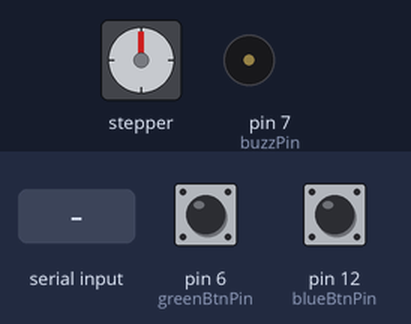
This sketch was run on a simulated Arduino Uno, built with avr-gcc and run on an emulated ATmega328P. On the bench: stepper motor, buzzer (waves = sounding, pin HIGH). Inputs (shaded band) come from the test bench; at power-on: pin 12 (blueBtnPin) LOW, pin 6 (greenBtnPin) LOW. Stepper angles assume 4096 steps per turn.

Above: at 1.2 s.
1.3 s: "1" received over the second serial link
At 3.6 s:
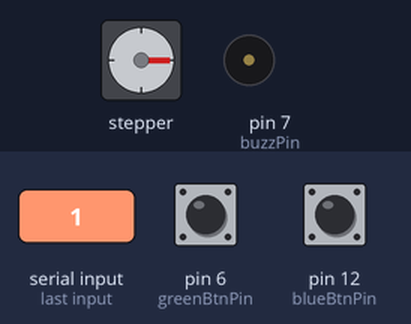
3.9 s: pin 12 (blueBtnPin) pulled HIGH for 0.15 s
At 6.06 s:
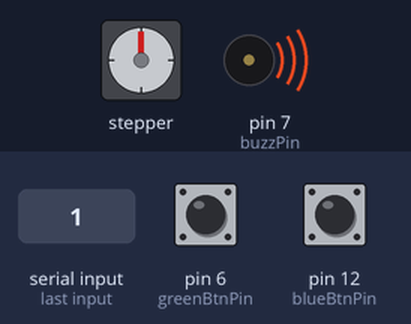
Timing chart, 0 to 7.7 s (numbered marks = the images above; inputs shaded):
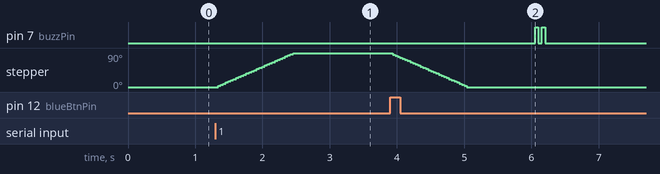

The sketch:

SmartDeliveryBox.ino
```cpp
/*********************************************************************************************************************
 *
 * File Name: SmartDeliveryBox
 *
 * Description: This is the code used in my final year project. It allows an arduino to commincate with
 *              a HC-06 module and a fingerprint sensor in order to rotate a motor to an open or close position.
 *              This code also takes an analog reading from an infrared senor and depending on this reading
 *              will sound the buzzer appropriately
 *
 * Programmer: Gordon Hegarty
 *
 * Date: 26/4/2021
 *
 *********************************************************************************************************************/

#include <AccelStepper.h>
#include <SoftwareSerial.h>
#include <Adafruit_Fingerprint.h>

#define motorPin1 8
#define motorPin2 9
#define motorPin3 10
#define motorPin4 11
#define MotorInterfaceType 8            /*Type 8 is for a 4 wire stepper motor which uses 4 pins of the Arduino. This type of motor was used in this project*/
#define open 1
#define close 0
#define BTDefault 0
#define BTClose 1
#define BTOpen 2

SoftwareSerial hc06(2, 3);              /* Arduino pin 2 (TXD of HC06), pin 3 (RXD of HC06)*/
SoftwareSerial fingerSensor(4, 5);      /*Arduino pin 4 to white wire(Receive of fingerprint), pin 5 to green wire(Transmit of fingerprint)*/
Adafruit_Fingerprint finger = Adafruit_Fingerprint(&fingerSensor);  /*Sets up sensore with a stream for serial communication*/
AccelStepper stepper = AccelStepper(MotorInterfaceType, motorPin1, motorPin3, motorPin2, motorPin4); /*Type of motor being used. Sequence pins are energised*/

char BluetoothData = 0;                 /*Variable to store received Bluetooth Data*/
const int IRSensorPin = A0;             /*Infrared light sensor is conected to pin A0 on Arduino*/
const int buzzPin = 7;                  /*Buzzer is connected to pin 7 on Arduino*/
const int greenBtnPin = 6;              /*Green button to activate fingerprint sensor is connected to pin 6 of the Arduino*/
const int blueBtnPin = 12;              /*Blue button to rotate motor to close position is connected to pin 12 on arduino*/

uint8_t fingerprint;                    /*Variable used to store fingerprints*/
static char boxState = close;           /*Variable to keep track of if the box has been opened or closed*/
int BTState = BTDefault;                /*Variable to store state of Bluetooth signal received (If the open or close button was pressed on the app)*/

void setup() {

  Serial.begin(9600);                   /*Begin Serial communication with Arduino and laptop*/
  stepper.setMaxSpeed(1000);            /*Set speed of motor*/
  pinMode(buzzPin, OUTPUT);             /*Declare buzzer as output*/
  pinMode(IRSensorPin, INPUT);          /*Declare IR light sensor as input*/
  pinMode(greenBtnPin, INPUT);          /*Declare green button as input*/
  pinMode(blueBtnPin, INPUT);           /*Declare blue button as input*/

}

void loop() {
  int greenBtnState;
  int blueBtnState;

  greenBtnState = digitalRead(greenBtnPin);   /*Check the state of the green button and store in variable greenBtnState*/

  if (greenBtnState == HIGH){                 /*If green button is pressed*/
    checkFinger();                            /*Perform function to check the fingerprint*/
  }

  else {                                      /*If green button is not pressed*/
    hc06.begin(9600);                         /*Begin communication between Arduino and HC06*/
    if (hc06.available()){                    /*If HC06 is available*/
      checkBTData();                          /*Perform function to get Bluetooth data*/
    }

    blueBtnState = digitalRead(blueBtnPin);   /*Store the state of close button in variable closeBtn*/
    if (blueBtnState == HIGH){                /*If a the close button on the app was pressed*/
      if (boxState != close){                 /*If the box is already closed, do NOT rotate the motor*/
          closeMotor();                       /*Perform function to rotate motor to close position*/
      }
    }
  }
}
/*This function begins serial communication between the arduino and the fingerprint sensor.
 * The fingerprint sensor takes an image of the finger placed on the glass
 * This image is then converted to a template
 * This template is compared to all the previously stored templates in the fingerprint sensor.
 * In order to get a match the newly created template must match a previously enrolled fingerprint.
 * If the finger matches and the box is closed, perform the function to rotate the motor to the open position
 */
void checkFinger (void){

  finger.begin(57600);                                     /*Begin communication with fingerprint sensor*/
  finger.getParameters();                                  /*Get fingerprint sensor parameters, Baud rate, Capacity, Device Address*/

  fingerprint = finger.getImage();                         /*Take image of fingerprint*/
  fingerprint = finger.image2Tz();                         /*Turn image into a new template*/
  fingerprint = finger.fingerSearch();                     /*Search for new template in stored template*/

  if(fingerprint == FINGERPRINT_OK && boxState == close){  /*If fingerprint matches and the box is closed*/
    openMotor();                                           /*Open the box*/
  }
}

/*This function begins the serial communication between the HC06 and the arduino
 * It then reads the data received from the HC06 and stores it in the variable BluetoothData
 * If BluetoothData is a '0' that means the person using the app pressed the CLOSE button on the app and
 * wants to the motor to rotate to the CLOSE position
 * if BluetoothData is a '1' that means the person using the app pressed the OPEN button on the app and
 * wants the motor to rotate to the OPEN position
 * The openMotor function will only run if an OPEN signal was received and the box is not already OPEN
 * The closemotor function will only run if a CLOSE signal was received and the box is not already CLOSED
 */
void checkBTData (void){

  hc06.begin(9600);                 /*Begin communication between Arduino and HC06*/
  BluetoothData = hc06.read();      /*Read the data from HC06 and store in variable BluetoothData*/

  if (BluetoothData == '0'){        /*If a 0 is received*/
    BTState = BTClose;              /*That means the close button was pressed on the app*/
  }
  else if (BluetoothData == '1'){   /*If a 1 is received*/
    BTState = BTOpen;               /*That means the Open button was pressed on the app*/
  }

  if (BTState == BTOpen){           /*If the Open button on the app was pressed*/
    if (boxState != open){          /*If the box is already open, do NOT rotate the motor*/
      openMotor();                  /*Perform function to rotate motor to open position*/
    }
  }
  else if (BTState == BTClose){     /*If a the close button on the app was pressed*/
    if (boxState != close){         /*If the box is already closed, do NOT rotate the motor*/
      closeMotor();                 /*Perform function to rotate motor to close position*/
    }
  }

}

/* This function is used to rotate the motor to the CLOSE position
 *  The motor can perform 4096 steps in 1 full revolution therefor 1024 is 1 quarter of a revolution or 90Degrees
 *  This functions sets the motors current position to 1024 and runs the motor in the minus direction until this value reaches 0
 *  The function delays to allow the motor to rotate and potentially block the infrared beam
 *  If the infrared beam is broken that means the latch has blocked it and the box is secure
 *  if the infrared beam is not broken that means the latch has not blocked it and the box is not secure
 *  The Infrared receiver has a value between 950 to 1024 when the beam is not blocked and a value of 0 to 20 when it is blocked
 *  After the delay, a reading from the Infrared receiver is taken and if its less than 900 the boxNotSecureBeep function will run
 *  (900 was a threshold I picked that works during testing)
 *  Otherwise the boxSecureBeep function will run
 *  This function resets the BTState function to the default and sets the boxState to close after the motor has rotated
 *
 */
void closeMotor (void){

  int IRValue;

  stepper.setCurrentPosition(1024);        /*Set current position to 90degrees from close position*/
  while (stepper.currentPosition() != 0) { /*Rotate motor until the current position in close position*/
    stepper.setSpeed(-1000);               /*Positive number sets direction. 1000 is speed*/
    stepper.runSpeed();                    /*Start motor moving*/
   }

   BTState = BTDefault;
   boxState = close;
   delay(1000);

   IRValue = analogRead(IRSensorPin);     /*Read the value received by the Infrared light sensor and stor in lightValue variable*/

   if (IRValue > 900){                    /*If the light beam is not broken*/
    boxNotSecureBeep();                   /*Perform function to alert user the box is not secure*/
   }
   else {
    boxSecureBeep();                      /*Perform function to alert user the box is secure*/
   }
}

/*This function is used to rotate the motor to the OPEN position
 * The motor can perform 4096 steps in 1 full revolution therefor 1024 is 1 quarter of a revolution or 90Degrees
 * This function sets the current position of the motor as 0 and runs the motor in the positive direction until it reached 1024
 * Once the motor reaches the open position the BTState is reset to default and the boxState is set to OPEN
 */
void openMotor (void){

  stepper.setCurrentPosition(0);              /*Motor can do 4096 steps, set motor current position to 90degrees from open position*/
  while (stepper.currentPosition() != 1024) { /*Rotate motor until the current position is open position*/
    stepper.setSpeed(1000);                   /*Negitive speed sets the direction. 1000 is the speed*/
    stepper.runSpeed();                       /*Start motor moving */
  }
  BTState = BTDefault;
  boxState = open;                            /*Set the prevstate to open*/
}
/*This function is used to alert the user of the box that the door has not been properly secured
 * This functions makes the buzzer perform 1 long beep
 */
void boxNotSecureBeep(void){      /*Function to do 1 long beep (Box not locked correctly)*/
  digitalWrite(buzzPin, HIGH);    /*Turn buzzer on*/
  delay(1000);                    /*Delay while buzzer is on*/
  digitalWrite(buzzPin, LOW);     /*Turn buzzer off*/
}

/*This function is used to alert the user of the box that the door has been properly secured
 * This functions makes the buzzer perform 2 short beeps
 */
void boxSecureBeep (void){        /*Function to do 2 short beeps (Box is locked correctly)*/
  digitalWrite(buzzPin, HIGH);    /*Turn buzzer on*/
  delay(50);                      /*Delay while buzzer on*/
  digitalWrite(buzzPin, LOW);     /*Turn buzzer off*/
  delay(50);                      /*Delay While buzzer off*/
  digitalWrite(buzzPin, HIGH);    /*Turn buzzer on*/
  delay(50);                      /*Delay while buzzer on*/
  digitalWrite(buzzPin, LOW);     /*Turn buzzer off*/
}
```

Measured:
- after the input at 1.3 s, stepper: turns 90° clockwise in 1.1 s, starting at once
- after the input at 3.9 s, pin 7 (buzzPin): alternates HIGH for 0.05 s and LOW for 0.05 s, 4 changes in all, then stays LOW, starting after 2.2 s; stepper: turns 90° counter-clockwise in 1.1 s, starting at once
